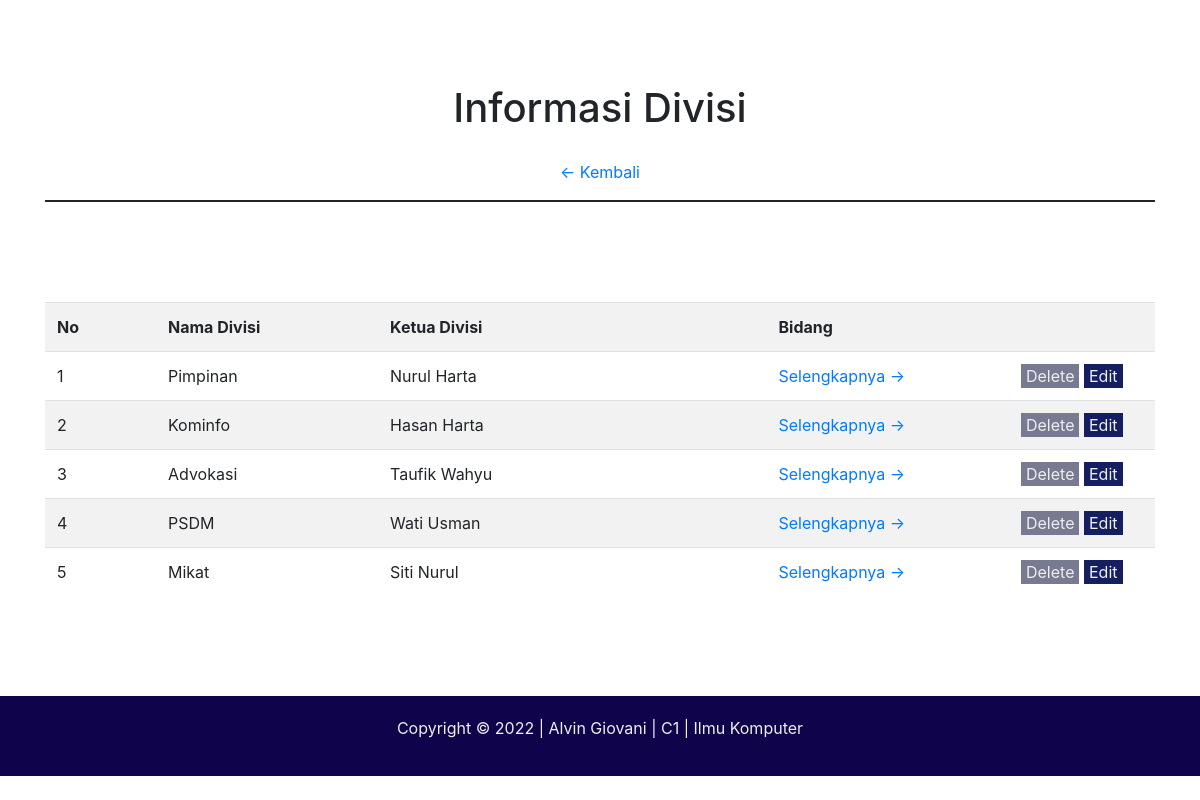
The app's page /divisi.php with its own data.
### tables this page shows
CREATE TABLE `divisi` (
  `id_divisi` bigint(20) NOT NULL AUTO_INCREMENT,
  `nama_divisi` varchar(255) NOT NULL,
  `ketua_divisi` varchar(255) NOT NULL,
  PRIMARY KEY (`id_divisi`)
);

### divisi.php (the view, shortened to what this page needs)
<?php
    require 'function.php';
    $sql = "select * from divisi";
    $query = mysqli_query($conn, $sql);
?>
<!DOCTYPE html>
<html lang="en">
<head>
    <link rel="stylesheet" href="https://cdn.jsdelivr.net/npm/bootstrap@4.3.1/dist/css/bootstrap.min.css">
</head>
<body>
    <div class="container">
        <h1>Informasi Divisi</h1>
        <div class="back" style="text-align: center;">
            <a href="index.php" style="text-align: center; text-decoration: none;"> &LeftArrow; Kembali</a>
        </div>
        <hr>
        <table class="table table-striped table-hover" id="productSizes">
            <tr >
                <th width="10%">
                    No
                </th>
                <th style="width:20%">
                    Nama Divisi
                </th>
                <th>
                    Ketua Divisi
                </th>
                <th>
                    Bidang
                </th>
                <th>
                </th>
            </tr>
            <?php
                $no = 1;
                while($data =  mysqli_fetch_assoc($query)){
                    echo '<tr>';
                    echo '<td>'.$no.'</td>';
                    echo '<td>'.$data['nama_divisi'].'</td>';
                    echo '<td>'.$data['ketua_divisi'].'</td>';
                    $key = $data['id_divisi'];
                    echo '<td width="20%">'.'<a href="bidang.php?key='.$key.'"> Selengkapnya &RightArrow;</a>'.'</td>';
                    echo '<td width="15%" style="text-align:center; ">'.'<a href="delete2.php?key='.$key.'&clue=divisi" style="background-color:#787A91; color:#eee; padding:2px 5px; text-decoration:none;"> Delete</a> <a href="update2.php?key='.$key.'&clue=divisi"style="background-color:#141E61; color:#eee; padding:2px 5px; text-decoration:none;"> Edit</a>'.'</td>';
                    echo '</tr>';
                    $no++;
                }
            ?>
        </table>
    </div>
    <footer style="background-color: #0F044C; padding:20px; text-align:center; display:flex; justify-content:center; color:#eee">
        <p>
            Copyright &copy; 2022 | Alvin Giovani | C1 | Ilmu Komputer
        </p>
    </footer>
</body>
</html>

### divisi.php (style rules this page uses)
.container { margin-top: 4em; }
h1 { text-align: center; padding: 20px; }
hr { border: 1px solid; margin-bottom: 100px; }
footer { margin-top: 100px; }

### records on screen
divisi: nama_divisi "Pimpinan", ketua_divisi "Nurul Harta"
divisi: nama_divisi "Kominfo", ketua_divisi "Hasan Harta"
divisi: nama_divisi "Advokasi", ketua_divisi "Taufik Wahyu"
divisi: nama_divisi "PSDM", ketua_divisi "Wati Usman"
divisi: nama_divisi "Mikat", ketua_divisi "Siti Nurul"
